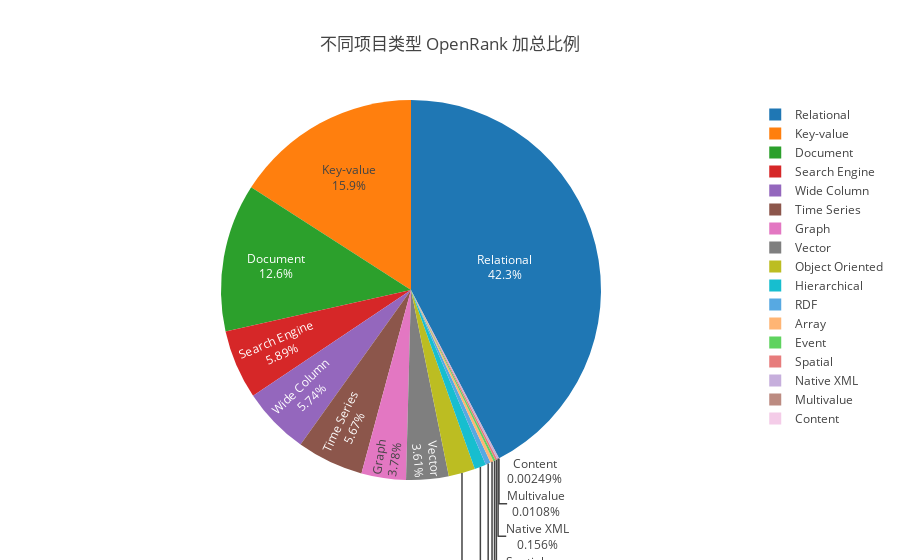

Notebook source saved alongside this figure:
### Code cell
openDigger.index.openrank.getRepoOpenrank({
    labelUnion: [':technology/database'],
    startYear: 2023, endYear: 2023, endMonth: 12,
    groupBy: 'Tech-1',
    groupTimeRange: 'year',
    order: 'DESC',
    limit: -1
}).then(data => {
    var data = data.filter(i => i.id.startsWith(':technology/database'));
    data.map(row => {
        var parts = row.name.split(/ - /);
        row.name = parts[parts.length - 1];
        return row;
    });
    openDigger.render.plotly([
    {labels: data.map(item => item.name), values: data.map(item => item.openrank[0]),type:'pie', name: 'times', textinfo: "label+percent"}], 
    {
        title: '不同项目类型 OpenRank 加总比例',
        xaxis: {type: 'category'},
        height: 600,
        //width:1050,
    });
})

### Figure 1 — Plotly figure (JSON) as saved in the notebook; plotly's stock layout.template omitted (floating-point values rounded to 4 significant figures)
{"data": [{"labels": ["Relational", "Key-value", "Document", "Search Engine", "Wide Column", "Time Series", "Graph", "Vector", "Object Oriented", "Hierarchical", "RDF", "Array", "Event", "Spatial", "Native XML", "Multivalue", "Content"], "name": "times", "textinfo": "label+percent", "type": "pie", "values": [57570.0, 21640.0, 17120.0, 8008.0, 7812.0, 7715.0, 5145.0, 4910.0, 3074.0, 1343.0, 585.8, 381.0, 251.2, 222.0, 211.8, 14.7, 3.38]}], "layout": {"autosize": true, "title": {"text": "不同项目类型 OpenRank 加总比例"}, "xaxis": {"type": "category"}}}
